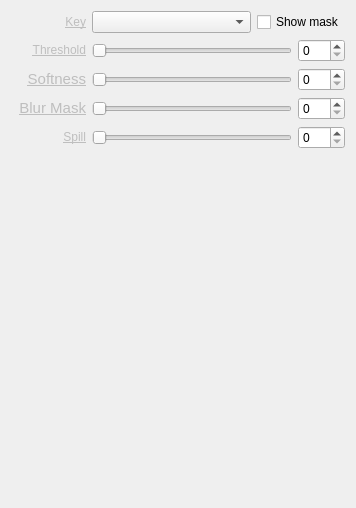
<?xml version="1.0" encoding="UTF-8"?>
<ui version="4.0">
 <class>InspectorChromaWidget</class>
 <widget class="QWidget" name="InspectorChromaWidget">
  <property name="geometry">
   <rect>
    <x>0</x>
    <y>0</y>
    <width>356</width>
    <height>508</height>
   </rect>
  </property>
  <property name="sizePolicy">
   <sizepolicy hsizetype="Expanding" vsizetype="Preferred">
    <horstretch>0</horstretch>
    <verstretch>0</verstretch>
   </sizepolicy>
  </property>
  <layout class="QVBoxLayout" name="verticalLayout">
   <item>
    <layout class="QHBoxLayout" name="horizontalLayoutKey">
     <item>
      <widget class="QLabel" name="labelKey">
       <property name="sizePolicy">
        <sizepolicy hsizetype="Preferred" vsizetype="Fixed">
         <horstretch>0</horstretch>
         <verstretch>0</verstretch>
        </sizepolicy>
       </property>
       <property name="minimumSize">
        <size>
         <width>75</width>
         <height>0</height>
        </size>
       </property>
       <property name="sizeHint" stdset="0">
        <size>
         <width>75</width>
         <height>21</height>
        </size>
       </property>
       <property name="text">
        <string>&lt;a href=&quot;Key&quot; style=&quot;color: #BEBEBE;&quot;&gt;Key&lt;/a&gt;</string>
       </property>
       <property name="alignment">
        <set>Qt::AlignRight|Qt::AlignTrailing|Qt::AlignVCenter</set>
       </property>
       <property name="buddy">
        <cstring>comboBoxKey</cstring>
       </property>
      </widget>
     </item>
     <item>
      <widget class="QComboBox" name="comboBoxKey">
       <property name="sizePolicy">
        <sizepolicy hsizetype="Expanding" vsizetype="Fixed">
         <horstretch>0</horstretch>
         <verstretch>0</verstretch>
        </sizepolicy>
       </property>
      </widget>
     </item>
     <item>
      <widget class="QCheckBox" name="checkBoxShowMask">
       <property name="text">
        <string>Show mask</string>
       </property>
      </widget>
     </item>
    </layout>
   </item>
   <item>
    <layout class="QHBoxLayout" name="horizontalLayoutThreshold">
     <item>
      <widget class="QLabel" name="labelThreshold">
       <property name="sizePolicy">
        <sizepolicy hsizetype="Preferred" vsizetype="Fixed">
         <horstretch>0</horstretch>
         <verstretch>0</verstretch>
        </sizepolicy>
       </property>
       <property name="minimumSize">
        <size>
         <width>75</width>
         <height>0</height>
        </size>
       </property>
       <property name="text">
        <string>&lt;a href=&quot;Threshold&quot; style=&quot;color: #BEBEBE;&quot;&gt;Threshold&lt;/a&gt;</string>
       </property>
       <property name="alignment">
        <set>Qt::AlignRight|Qt::AlignTrailing|Qt::AlignVCenter</set>
       </property>
       <property name="buddy">
        <cstring>sliderThreshold</cstring>
       </property>
      </widget>
     </item>
     <item>
      <widget class="QSlider" name="sliderThreshold">
       <property name="maximum">
        <number>100</number>
       </property>
       <property name="orientation">
        <enum>Qt::Horizontal</enum>
       </property>
      </widget>
     </item>
     <item>
      <widget class="QSpinBox" name="spinBoxThreshold">
       <property name="maximum">
        <number>100</number>
       </property>
      </widget>
     </item>
    </layout>
   </item>
   <item>
    <layout class="QHBoxLayout" name="horizontalLayoutSoftness">
     <item>
      <widget class="QLabel" name="labelSoftness">
       <property name="sizePolicy">
        <sizepolicy hsizetype="Preferred" vsizetype="Fixed">
         <horstretch>0</horstretch>
         <verstretch>0</verstretch>
        </sizepolicy>
       </property>
       <property name="minimumSize">
        <size>
         <width>75</width>
         <height>0</height>
        </size>
       </property>
       <property name="text">
        <string>&lt;!DOCTYPE HTML PUBLIC &quot;-//W3C//DTD HTML 4.0//EN&quot; &quot;http://www.w3.org/TR/REC-html40/strict.dtd&quot;&gt;
&lt;html&gt;&lt;head&gt;&lt;meta name=&quot;qrichtext&quot; content=&quot;1&quot; /&gt;&lt;style type=&quot;text/css&quot;&gt;
p, li { white-space: pre-wrap; }
&lt;/style&gt;&lt;/head&gt;&lt;body style=&quot; font-family:'Cantarell'; font-size:11pt; font-weight:400; font-style:normal;&quot;&gt;
&lt;p style=&quot; margin-top:0px; margin-bottom:0px; margin-left:0px; margin-right:0px; -qt-block-indent:0; text-indent:0px;&quot;&gt;&lt;a href=&quot;Spread&quot;&gt;&lt;span style=&quot; text-decoration: underline; color:#bebebe;&quot;&gt;Softness&lt;/span&gt;&lt;/a&gt;&lt;/p&gt;&lt;/body&gt;&lt;/html&gt;</string>
       </property>
       <property name="alignment">
        <set>Qt::AlignRight|Qt::AlignTrailing|Qt::AlignVCenter</set>
       </property>
       <property name="buddy">
        <cstring>sliderSoftness</cstring>
       </property>
      </widget>
     </item>
     <item>
      <widget class="QSlider" name="sliderSoftness">
       <property name="maximum">
        <number>100</number>
       </property>
       <property name="orientation">
        <enum>Qt::Horizontal</enum>
       </property>
      </widget>
     </item>
     <item>
      <widget class="QSpinBox" name="spinBoxSoftness">
       <property name="maximum">
        <number>100</number>
       </property>
      </widget>
     </item>
    </layout>
   </item>
   <item>
    <layout class="QHBoxLayout" name="horizontalLayoutBlur">
     <item>
      <widget class="QLabel" name="labelBlur">
       <property name="sizePolicy">
        <sizepolicy hsizetype="Preferred" vsizetype="Fixed">
         <horstretch>0</horstretch>
         <verstretch>0</verstretch>
        </sizepolicy>
       </property>
       <property name="minimumSize">
        <size>
         <width>75</width>
         <height>0</height>
        </size>
       </property>
       <property name="text">
        <string>&lt;!DOCTYPE HTML PUBLIC &quot;-//W3C//DTD HTML 4.0//EN&quot; &quot;http://www.w3.org/TR/REC-html40/strict.dtd&quot;&gt;
&lt;html&gt;&lt;head&gt;&lt;meta name=&quot;qrichtext&quot; content=&quot;1&quot; /&gt;&lt;style type=&quot;text/css&quot;&gt;
p, li { white-space: pre-wrap; }
&lt;/style&gt;&lt;/head&gt;&lt;body style=&quot; font-family:'Cantarell'; font-size:11pt; font-weight:400; font-style:normal;&quot;&gt;
&lt;p style=&quot; margin-top:0px; margin-bottom:0px; margin-left:0px; margin-right:0px; -qt-block-indent:0; text-indent:0px;&quot;&gt;&lt;a href=&quot;Chroma Keying&quot;&gt;&lt;span style=&quot; text-decoration: underline; color:#bebebe;&quot;&gt;Blur Mask&lt;/span&gt;&lt;/a&gt;&lt;/p&gt;&lt;/body&gt;&lt;/html&gt;</string>
       </property>
       <property name="alignment">
        <set>Qt::AlignRight|Qt::AlignTrailing|Qt::AlignVCenter</set>
       </property>
       <property name="buddy">
        <cstring>sliderBlur</cstring>
       </property>
      </widget>
     </item>
     <item>
      <widget class="QSlider" name="sliderBlur">
       <property name="orientation">
        <enum>Qt::Horizontal</enum>
       </property>
      </widget>
     </item>
     <item>
      <widget class="QSpinBox" name="spinBoxBlur">
       <property name="maximum">
        <number>100</number>
       </property>
      </widget>
     </item>
    </layout>
   </item>
   <item>
    <layout class="QHBoxLayout" name="horizontalLayoutSpill">
     <item>
      <widget class="QLabel" name="labelSpill">
       <property name="sizePolicy">
        <sizepolicy hsizetype="Preferred" vsizetype="Fixed">
         <horstretch>0</horstretch>
         <verstretch>0</verstretch>
        </sizepolicy>
       </property>
       <property name="minimumSize">
        <size>
         <width>75</width>
         <height>0</height>
        </size>
       </property>
       <property name="text">
        <string>&lt;a href=&quot;Spill&quot; style=&quot;color: #BEBEBE;&quot;&gt;Spill&lt;/a&gt;</string>
       </property>
       <property name="alignment">
        <set>Qt::AlignRight|Qt::AlignTrailing|Qt::AlignVCenter</set>
       </property>
       <property name="buddy">
        <cstring>sliderChromaSpill</cstring>
       </property>
      </widget>
     </item>
     <item>
      <widget class="QSlider" name="sliderChromaSpill">
       <property name="maximum">
        <number>100</number>
       </property>
       <property name="orientation">
        <enum>Qt::Horizontal</enum>
       </property>
      </widget>
     </item>
     <item>
      <widget class="QSpinBox" name="spinBoxSpill">
       <property name="maximum">
        <number>100</number>
       </property>
      </widget>
     </item>
    </layout>
   </item>
   <item>
    <spacer name="verticalSpacerChroma">
     <property name="orientation">
      <enum>Qt::Vertical</enum>
     </property>
     <property name="sizeType">
      <enum>QSizePolicy::Expanding</enum>
     </property>
     <property name="sizeHint" stdset="0">
      <size>
       <width>0</width>
       <height>0</height>
      </size>
     </property>
    </spacer>
   </item>
  </layout>
 </widget>
 <tabstops>
  <tabstop>comboBoxKey</tabstop>
  <tabstop>sliderThreshold</tabstop>
  <tabstop>spinBoxThreshold</tabstop>
  <tabstop>sliderSoftness</tabstop>
  <tabstop>spinBoxSoftness</tabstop>
  <tabstop>sliderChromaSpill</tabstop>
  <tabstop>spinBoxSpill</tabstop>
  <tabstop>sliderBlur</tabstop>
 </tabstops>
 <resources/>
 <connections>
  <connection>
   <sender>spinBoxThreshold</sender>
   <signal>valueChanged(int)</signal>
   <receiver>sliderThreshold</receiver>
   <slot>setValue(int)</slot>
   <hints>
    <hint type="sourcelabel">
     <x>418</x>
     <y>63</y>
    </hint>
    <hint type="destinationlabel">
     <x>382</x>
     <y>66</y>
    </hint>
   </hints>
  </connection>
  <connection>
   <sender>spinBoxSoftness</sender>
   <signal>valueChanged(int)</signal>
   <receiver>sliderSoftness</receiver>
   <slot>setValue(int)</slot>
   <hints>
    <hint type="sourcelabel">
     <x>437</x>
     <y>106</y>
    </hint>
    <hint type="destinationlabel">
     <x>396</x>
     <y>105</y>
    </hint>
   </hints>
  </connection>
  <connection>
   <sender>spinBoxBlur</sender>
   <signal>valueChanged(int)</signal>
   <receiver>sliderBlur</receiver>
   <slot>setValue(int)</slot>
   <hints>
    <hint type="sourcelabel">
     <x>444</x>
     <y>150</y>
    </hint>
    <hint type="destinationlabel">
     <x>390</x>
     <y>149</y>
    </hint>
   </hints>
  </connection>
  <connection>
   <sender>spinBoxSpill</sender>
   <signal>valueChanged(int)</signal>
   <receiver>sliderChromaSpill</receiver>
   <slot>setValue(int)</slot>
   <hints>
    <hint type="sourcelabel">
     <x>435</x>
     <y>187</y>
    </hint>
    <hint type="destinationlabel">
     <x>362</x>
     <y>187</y>
    </hint>
   </hints>
  </connection>
  <connection>
   <sender>sliderThreshold</sender>
   <signal>sliderMoved(int)</signal>
   <receiver>spinBoxThreshold</receiver>
   <slot>setValue(int)</slot>
   <hints>
    <hint type="sourcelabel">
     <x>276</x>
     <y>66</y>
    </hint>
    <hint type="destinationlabel">
     <x>421</x>
     <y>52</y>
    </hint>
   </hints>
  </connection>
  <connection>
   <sender>sliderSoftness</sender>
   <signal>sliderMoved(int)</signal>
   <receiver>spinBoxSoftness</receiver>
   <slot>setValue(int)</slot>
   <hints>
    <hint type="sourcelabel">
     <x>244</x>
     <y>98</y>
    </hint>
    <hint type="destinationlabel">
     <x>455</x>
     <y>90</y>
    </hint>
   </hints>
  </connection>
  <connection>
   <sender>sliderBlur</sender>
   <signal>sliderMoved(int)</signal>
   <receiver>spinBoxBlur</receiver>
   <slot>setValue(int)</slot>
   <hints>
    <hint type="sourcelabel">
     <x>222</x>
     <y>137</y>
    </hint>
    <hint type="destinationlabel">
     <x>424</x>
     <y>132</y>
    </hint>
   </hints>
  </connection>
  <connection>
   <sender>sliderChromaSpill</sender>
   <signal>sliderMoved(int)</signal>
   <receiver>spinBoxSpill</receiver>
   <slot>setValue(int)</slot>
   <hints>
    <hint type="sourcelabel">
     <x>204</x>
     <y>177</y>
    </hint>
    <hint type="destinationlabel">
     <x>425</x>
     <y>172</y>
    </hint>
   </hints>
  </connection>
  <connection>
   <sender>spinBoxThreshold</sender>
   <signal>valueChanged(int)</signal>
   <receiver>InspectorChromaWidget</receiver>
   <slot>setThreshold(int)</slot>
   <hints>
    <hint type="sourcelabel">
     <x>454</x>
     <y>72</y>
    </hint>
    <hint type="destinationlabel">
     <x>495</x>
     <y>252</y>
    </hint>
   </hints>
  </connection>
  <connection>
   <sender>spinBoxSoftness</sender>
   <signal>valueChanged(int)</signal>
   <receiver>InspectorChromaWidget</receiver>
   <slot>setSoftness(int)</slot>
   <hints>
    <hint type="sourcelabel">
     <x>431</x>
     <y>105</y>
    </hint>
    <hint type="destinationlabel">
     <x>479</x>
     <y>274</y>
    </hint>
   </hints>
  </connection>
  <connection>
   <sender>spinBoxBlur</sender>
   <signal>valueChanged(int)</signal>
   <receiver>InspectorChromaWidget</receiver>
   <slot>setBlur(int)</slot>
   <hints>
    <hint type="sourcelabel">
     <x>447</x>
     <y>146</y>
    </hint>
    <hint type="destinationlabel">
     <x>481</x>
     <y>312</y>
    </hint>
   </hints>
  </connection>
  <connection>
   <sender>spinBoxSpill</sender>
   <signal>valueChanged(int)</signal>
   <receiver>InspectorChromaWidget</receiver>
   <slot>setSpill(int)</slot>
   <hints>
    <hint type="sourcelabel">
     <x>451</x>
     <y>181</y>
    </hint>
    <hint type="destinationlabel">
     <x>492</x>
     <y>352</y>
    </hint>
   </hints>
  </connection>
  <connection>
   <sender>comboBoxKey</sender>
   <signal>currentIndexChanged(QString)</signal>
   <receiver>InspectorChromaWidget</receiver>
   <slot>setKey(QString)</slot>
   <hints>
    <hint type="sourcelabel">
     <x>315</x>
     <y>31</y>
    </hint>
    <hint type="destinationlabel">
     <x>308</x>
     <y>640</y>
    </hint>
   </hints>
  </connection>
  <connection>
   <sender>checkBoxShowMask</sender>
   <signal>toggled(bool)</signal>
   <receiver>InspectorChromaWidget</receiver>
   <slot>setShowMask(bool)</slot>
   <hints>
    <hint type="sourcelabel">
     <x>376</x>
     <y>27</y>
    </hint>
    <hint type="destinationlabel">
     <x>367</x>
     <y>641</y>
    </hint>
   </hints>
  </connection>
  <connection>
   <sender>labelSpill</sender>
   <signal>linkActivated(QString)</signal>
   <receiver>InspectorChromaWidget</receiver>
   <slot>resetSpill()</slot>
   <hints>
    <hint type="sourcelabel">
     <x>72</x>
     <y>183</y>
    </hint>
    <hint type="destinationlabel">
     <x>-13</x>
     <y>180</y>
    </hint>
   </hints>
  </connection>
  <connection>
   <sender>labelBlur</sender>
   <signal>linkActivated(QString)</signal>
   <receiver>InspectorChromaWidget</receiver>
   <slot>resetBlur()</slot>
   <hints>
    <hint type="sourcelabel">
     <x>47</x>
     <y>141</y>
    </hint>
    <hint type="destinationlabel">
     <x>-10</x>
     <y>142</y>
    </hint>
   </hints>
  </connection>
  <connection>
   <sender>labelSoftness</sender>
   <signal>linkActivated(QString)</signal>
   <receiver>InspectorChromaWidget</receiver>
   <slot>resetSoftness()</slot>
   <hints>
    <hint type="sourcelabel">
     <x>44</x>
     <y>106</y>
    </hint>
    <hint type="destinationlabel">
     <x>-13</x>
     <y>104</y>
    </hint>
   </hints>
  </connection>
  <connection>
   <sender>labelThreshold</sender>
   <signal>linkActivated(QString)</signal>
   <receiver>InspectorChromaWidget</receiver>
   <slot>resetThreshold()</slot>
   <hints>
    <hint type="sourcelabel">
     <x>56</x>
     <y>63</y>
    </hint>
    <hint type="destinationlabel">
     <x>-14</x>
     <y>64</y>
    </hint>
   </hints>
  </connection>
  <connection>
   <sender>labelKey</sender>
   <signal>linkActivated(QString)</signal>
   <receiver>InspectorChromaWidget</receiver>
   <slot>resetKey()</slot>
   <hints>
    <hint type="sourcelabel">
     <x>68</x>
     <y>27</y>
    </hint>
    <hint type="destinationlabel">
     <x>-17</x>
     <y>27</y>
    </hint>
   </hints>
  </connection>
 </connections>
 <slots>
  <slot>setThreshold(int)</slot>
  <slot>setSoftness(int)</slot>
  <slot>setBlur(int)</slot>
  <slot>setSpill(int)</slot>
  <slot>setKey(QString)</slot>
  <slot>setShowMask(bool)</slot>
  <slot>resetSpill()</slot>
  <slot>resetBlur()</slot>
  <slot>resetSoftness()</slot>
  <slot>resetThreshold()</slot>
  <slot>resetKey()</slot>
 </slots>
</ui>
